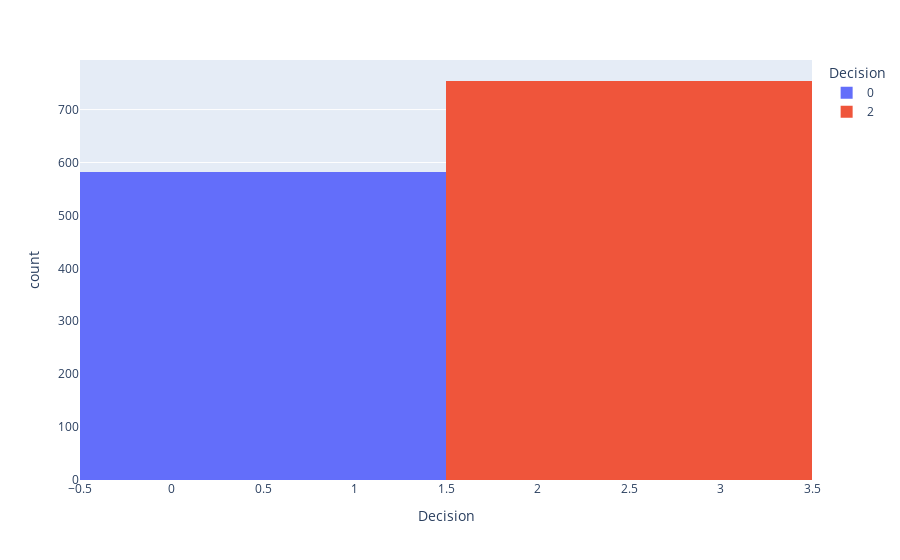

Notebook cell for this chart:
### Markdown cell above
Transformando todos os Hold's em Sell

### Code cell
data_base.loc[data_base["Decision"] == 1, "Decision"] = 0
display(data_base["Decision"].value_counts(normalize=True).map("{:.1%}".format))
fig = px.histogram(data_base, x="Decision", color="Decision")
fig.show()

### Figure 1 — Plotly figure (JSON) as saved in the notebook; plotly's stock layout.template omitted (floating-point values rounded to 4 significant figures; data arrays with more than 128 entries replaced by an {"elided": "..."} marker saying what was removed)
{"data": [{"alignmentgroup": "True", "bingroup": "x", "hovertemplate": "Decision=%{x}<br>count=%{y}<extra></extra>", "legendgroup": "0", "marker": {"color": "#636efa", "pattern": {"shape": ""}}, "name": "0", "offsetgroup": "0", "orientation": "v", "showlegend": true, "type": "histogram", "x": {"elided": "582 int values"}, "xaxis": "x", "yaxis": "y"}, {"alignmentgroup": "True", "bingroup": "x", "hovertemplate": "Decision=%{x}<br>count=%{y}<extra></extra>", "legendgroup": "2", "marker": {"color": "#EF553B", "pattern": {"shape": ""}}, "name": "2", "offsetgroup": "2", "orientation": "v", "showlegend": true, "type": "histogram", "x": {"elided": "754 int values"}, "xaxis": "x", "yaxis": "y"}], "layout": {"barmode": "relative", "legend": {"title": {"text": "Decision"}, "tracegroupgap": 0}, "margin": {"t": 60}, "xaxis": {"anchor": "y", "categoryarray": [0, 2], "categoryorder": "array", "domain": [0, 1], "title": {"text": "Decision"}}, "yaxis": {"anchor": "x", "domain": [0, 1], "title": {"text": "count"}}}}
